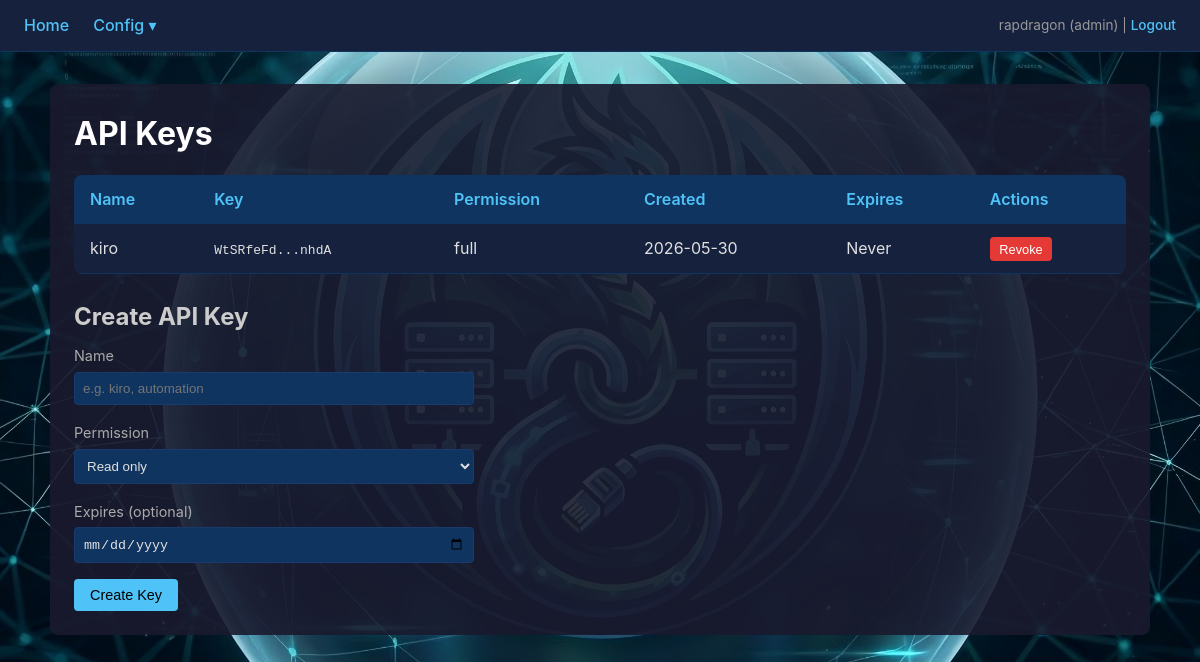
The app's page /config/apikeys (signed in), older data.
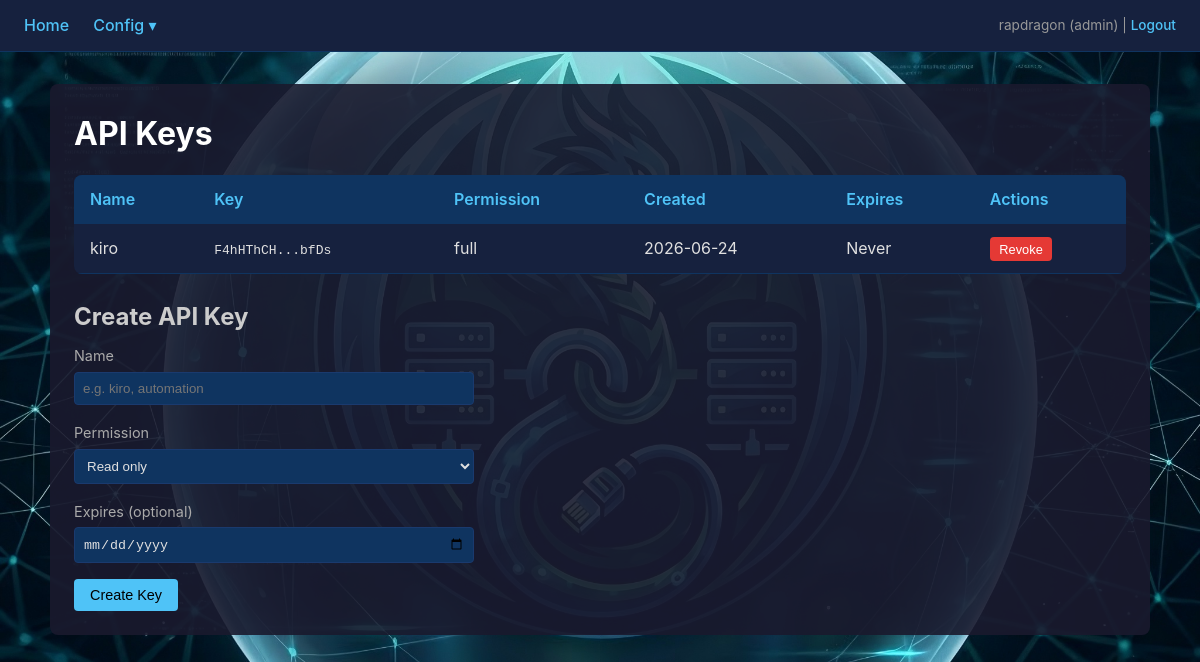
The same page, newer data.
### tables this page shows
CREATE TABLE api_keys (
            id INTEGER PRIMARY KEY,
            name TEXT NOT NULL,
            key TEXT UNIQUE NOT NULL,
            permission TEXT NOT NULL DEFAULT 'read',
            created_at REAL NOT NULL,
            expires_at REAL
        );

### app.py (the view)
@app.route('/config/apikeys')
@admin_required
def config_apikeys():
    db = get_db()
    keys = db.execute('SELECT * FROM api_keys ORDER BY created_at DESC').fetchall()
    db.close()
    return render_template('apikeys.html', keys=keys, now=time.time())

### app.py (called while the page is built)
@app.template_filter('timestamp')
def timestamp_filter(ts):
    import datetime
    return datetime.datetime.fromtimestamp(ts).strftime('%Y-%m-%d')

def get_db():
    db = sqlite3.connect(DB_PATH)
    db.row_factory = sqlite3.Row
    return db

def admin_required(f):
    @wraps(f)
    def decorated(*args, **kwargs):
        if 'user_id' not in session:
            return redirect(url_for('login'))
        if session.get('role') != 'admin':
            flash('Admin access required', 'error')
            return redirect(url_for('home'))
        return f(*args, **kwargs)
    return decorated

### templates/apikeys.html (shortened to what this page needs)
{% extends "base.html" %}
{% block content %}
<h1>API Keys</h1>
<table>
    <thead><tr><th>Name</th><th>Key</th><th>Permission</th><th>Created</th><th>Expires</th><th>Actions</th></tr></thead>
    <tbody>
        {% for k in keys %}
        <tr>
            <td>{{ k.name }}</td>
            <td><code>{{ k.key[:8] }}...{{ k.key[-4:] }}</code></td>
            <td>{{ k.permission }}</td>
            <td>{{ k.created_at | int | timestamp }}</td>
            <td>
                {% if k.expires_at %}
                    {% if k.expires_at < now %}
                    <span class="status-missing">Expired</span>
                    {% else %}
                    {{ k.expires_at | int | timestamp }}
                    {% endif %}
                {% else %}
                Never
                {% endif %}
            </td>
            <td>
                <form method="post" action="{{ url_for('delete_api_key', key_id=k.id) }}" style="display:inline"
                      onsubmit="return confirm('Revoke this API key?')">
                    <button type="submit" class="btn btn-danger btn-sm">Revoke</button>
                </form>
            </td>
        </tr>
        {% endfor %}
    </tbody>
</table>
<h2>Create API Key</h2>
<form method="post" action="{{ url_for('add_api_key') }}">
    <div class="form-group">
        <label>Name</label>
        <input type="text" name="name" placeholder="e.g. kiro, automation" required>
    </div>
    <div class="form-group">
        <label>Permission</label>
        <select name="permission">
            <option value="read">Read only</option>
        </select>
    </div>
    <div class="form-group">
        <label>Expires (optional)</label>
        <input type="date" name="expires_at">
    </div>
    <button type="submit" class="btn">Create Key</button>
</form>
{% endblock %}

Row changes from the older to the newer data that the page shows:
changed api_keys "kiro": key "WtSRfeFd" → "F4hHThCH"; key "nhdA" → "bfDs"; created_at "2026-05-30" → "2026-06-24"
